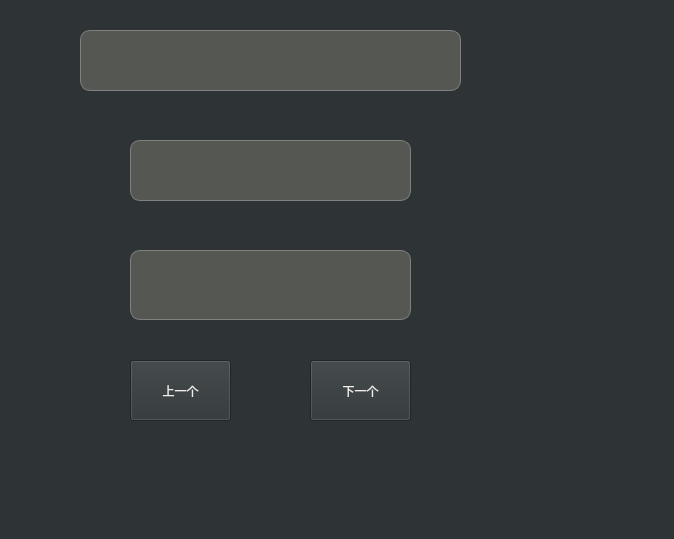
<?xml version="1.0" encoding="UTF-8"?>
<ui version="4.0">
 <class>Form6</class>
 <widget class="QWidget" name="Form6">
  <property name="geometry">
   <rect>
    <x>0</x>
    <y>0</y>
    <width>674</width>
    <height>539</height>
   </rect>
  </property>
  <property name="windowTitle">
   <string>Form</string>
  </property>
  <property name="styleSheet">
   <string notr="true">background-color: rgb(46, 52, 54);</string>
  </property>
  <widget class="QPushButton" name="btn_next">
   <property name="geometry">
    <rect>
     <x>310</x>
     <y>360</y>
     <width>101</width>
     <height>61</height>
    </rect>
   </property>
   <property name="styleSheet">
    <string notr="true">color: rgb(238, 238, 236);
font: 15pt &quot;Ubuntu&quot;;</string>
   </property>
   <property name="text">
    <string>下一个</string>
   </property>
  </widget>
  <widget class="QLineEdit" name="input">
   <property name="geometry">
    <rect>
     <x>130</x>
     <y>140</y>
     <width>281</width>
     <height>61</height>
    </rect>
   </property>
   <property name="styleSheet">
    <string notr="true">background-color: rgb(85, 87, 83);
color: rgb(238, 238, 236);
qproperty-alignment:AlignHCenter;
font: 20pt &quot;Ubuntu&quot;;
border: 1px solid gray;
border-radius: 10px;
padding: 0 8px;
selection-background-color: darkgray;</string>
   </property>
  </widget>
  <widget class="QTextEdit" name="input_3">
   <property name="geometry">
    <rect>
     <x>130</x>
     <y>250</y>
     <width>281</width>
     <height>70</height>
    </rect>
   </property>
   <property name="styleSheet">
    <string notr="true">background-color: rgb(85, 87, 83);
color: rgb(238, 238, 236);
font: 10pt &quot;Ubuntu&quot;;
border: 1px solid gray;
border-radius: 10px;
padding: 0 8px;
selection-background-color: darkgray;</string>
   </property>
   <property name="html">
    <string>&lt;!DOCTYPE HTML PUBLIC &quot;-//W3C//DTD HTML 4.0//EN&quot; &quot;http://www.w3.org/TR/REC-html40/strict.dtd&quot;&gt;
&lt;html&gt;&lt;head&gt;&lt;meta name=&quot;qrichtext&quot; content=&quot;1&quot; /&gt;&lt;style type=&quot;text/css&quot;&gt;
p, li { white-space: pre-wrap; }
&lt;/style&gt;&lt;/head&gt;&lt;body style=&quot; font-family:'Ubuntu'; font-size:10pt; font-weight:400; font-style:normal;&quot;&gt;
&lt;p style=&quot; margin-top:0px; margin-bottom:0px; margin-left:0px; margin-right:0px; -qt-block-indent:0; text-indent:0px;&quot;&gt; &lt;/p&gt;&lt;/body&gt;&lt;/html&gt;</string>
   </property>
  </widget>
  <widget class="QLineEdit" name="input_2">
   <property name="geometry">
    <rect>
     <x>80</x>
     <y>30</y>
     <width>381</width>
     <height>61</height>
    </rect>
   </property>
   <property name="styleSheet">
    <string notr="true">background-color: rgb(85, 87, 83);
color: rgb(238, 238, 236);
qproperty-alignment:AlignHCenter;
font: 20pt &quot;Ubuntu&quot;;
border: 1px solid gray;
border-radius: 10px;
padding: 0 8px;
selection-background-color: darkgray;</string>
   </property>
  </widget>
  <widget class="QPushButton" name="btn_pre">
   <property name="geometry">
    <rect>
     <x>130</x>
     <y>360</y>
     <width>101</width>
     <height>61</height>
    </rect>
   </property>
   <property name="styleSheet">
    <string notr="true">color: rgb(238, 238, 236);
font: 15pt &quot;Ubuntu&quot;;</string>
   </property>
   <property name="text">
    <string>上一个</string>
   </property>
  </widget>
 </widget>
 <resources/>
 <connections/>
</ui>
